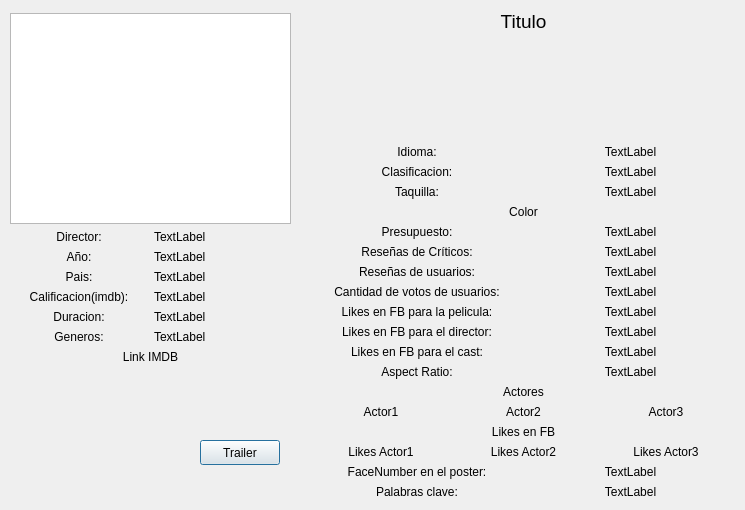
<?xml version="1.0" encoding="UTF-8"?>
<ui version="4.0">
 <class>MoviePreview</class>
 <widget class="QDialog" name="MoviePreview">
  <property name="windowModality">
   <enum>Qt::NonModal</enum>
  </property>
  <property name="geometry">
   <rect>
    <x>0</x>
    <y>0</y>
    <width>745</width>
    <height>510</height>
   </rect>
  </property>
  <property name="minimumSize">
   <size>
    <width>745</width>
    <height>510</height>
   </size>
  </property>
  <property name="maximumSize">
   <size>
    <width>745</width>
    <height>510</height>
   </size>
  </property>
  <property name="windowTitle">
   <string>Dialog</string>
  </property>
  <widget class="QPushButton" name="Trailer">
   <property name="geometry">
    <rect>
     <x>200</x>
     <y>440</y>
     <width>80</width>
     <height>25</height>
    </rect>
   </property>
   <property name="text">
    <string>Trailer</string>
   </property>
  </widget>
  <widget class="QWidget" name="">
   <property name="geometry">
    <rect>
     <x>10</x>
     <y>13</y>
     <width>281</width>
     <height>351</height>
    </rect>
   </property>
   <layout class="QHBoxLayout" name="horizontalLayout_8">
    <item>
     <layout class="QVBoxLayout" name="verticalLayout_6">
      <item>
       <layout class="QVBoxLayout" name="verticalLayout_2">
        <item>
         <layout class="QVBoxLayout" name="verticalLayout">
          <item>
           <widget class="QGraphicsView" name="graphicsView"/>
          </item>
          <item>
           <layout class="QHBoxLayout" name="horizontalLayout">
            <item>
             <widget class="QLabel" name="label_2">
              <property name="text">
               <string>Director:</string>
              </property>
              <property name="alignment">
               <set>Qt::AlignCenter</set>
              </property>
             </widget>
            </item>
            <item>
             <widget class="QLabel" name="T_Director">
              <property name="text">
               <string>TextLabel</string>
              </property>
             </widget>
            </item>
           </layout>
          </item>
         </layout>
        </item>
        <item>
         <layout class="QHBoxLayout" name="horizontalLayout_2">
          <item>
           <widget class="QLabel" name="T_Year">
            <property name="text">
             <string>Año:</string>
            </property>
            <property name="alignment">
             <set>Qt::AlignCenter</set>
            </property>
           </widget>
          </item>
          <item>
           <widget class="QLabel" name="Year">
            <property name="text">
             <string>TextLabel</string>
            </property>
           </widget>
          </item>
         </layout>
        </item>
       </layout>
      </item>
      <item>
       <layout class="QVBoxLayout" name="verticalLayout_5">
        <item>
         <layout class="QVBoxLayout" name="verticalLayout_4">
          <item>
           <layout class="QHBoxLayout" name="horizontalLayout_4">
            <item>
             <widget class="QLabel" name="T_Pais">
              <property name="text">
               <string>Pais:</string>
              </property>
              <property name="alignment">
               <set>Qt::AlignCenter</set>
              </property>
             </widget>
            </item>
            <item>
             <widget class="QLabel" name="Pais">
              <property name="text">
               <string>TextLabel</string>
              </property>
             </widget>
            </item>
           </layout>
          </item>
          <item>
           <layout class="QHBoxLayout" name="horizontalLayout_5">
            <item>
             <widget class="QLabel" name="label">
              <property name="text">
               <string>Calificacion(imdb):</string>
              </property>
              <property name="alignment">
               <set>Qt::AlignCenter</set>
              </property>
             </widget>
            </item>
            <item>
             <widget class="QLabel" name="label_3">
              <property name="text">
               <string>TextLabel</string>
              </property>
             </widget>
            </item>
           </layout>
          </item>
         </layout>
        </item>
        <item>
         <layout class="QVBoxLayout" name="verticalLayout_3">
          <item>
           <layout class="QHBoxLayout" name="horizontalLayout_3">
            <item>
             <widget class="QLabel" name="T_Duracion">
              <property name="text">
               <string>Duracion:</string>
              </property>
              <property name="alignment">
               <set>Qt::AlignCenter</set>
              </property>
             </widget>
            </item>
            <item>
             <widget class="QLabel" name="Duracion">
              <property name="text">
               <string>TextLabel</string>
              </property>
             </widget>
            </item>
           </layout>
          </item>
          <item>
           <layout class="QHBoxLayout" name="horizontalLayout_14">
            <item>
             <widget class="QLabel" name="T_Generos">
              <property name="text">
               <string>Generos:</string>
              </property>
              <property name="alignment">
               <set>Qt::AlignCenter</set>
              </property>
             </widget>
            </item>
            <item>
             <widget class="QLabel" name="Generos">
              <property name="text">
               <string>TextLabel</string>
              </property>
             </widget>
            </item>
           </layout>
          </item>
          <item>
           <widget class="QLabel" name="Link">
            <property name="text">
             <string>Link IMDB</string>
            </property>
            <property name="alignment">
             <set>Qt::AlignCenter</set>
            </property>
           </widget>
          </item>
         </layout>
        </item>
       </layout>
      </item>
     </layout>
    </item>
   </layout>
  </widget>
  <widget class="QWidget" name="">
   <property name="geometry">
    <rect>
     <x>313</x>
     <y>10</y>
     <width>421</width>
     <height>489</height>
    </rect>
   </property>
   <layout class="QVBoxLayout" name="verticalLayout_15">
    <item>
     <widget class="QLabel" name="Titulo">
      <property name="font">
       <font>
        <pointsize>14</pointsize>
       </font>
      </property>
      <property name="text">
       <string>Titulo</string>
      </property>
      <property name="alignment">
       <set>Qt::AlignHCenter|Qt::AlignTop</set>
      </property>
     </widget>
    </item>
    <item>
     <layout class="QVBoxLayout" name="verticalLayout_14">
      <item>
       <layout class="QVBoxLayout" name="verticalLayout_12">
        <item>
         <layout class="QVBoxLayout" name="verticalLayout_8">
          <item>
           <layout class="QVBoxLayout" name="verticalLayout_7">
            <item>
             <layout class="QHBoxLayout" name="horizontalLayout_6">
              <item>
               <widget class="QLabel" name="T_Idioma">
                <property name="text">
                 <string>Idioma:</string>
                </property>
                <property name="alignment">
                 <set>Qt::AlignCenter</set>
                </property>
               </widget>
              </item>
              <item>
               <widget class="QLabel" name="Idioma">
                <property name="text">
                 <string>TextLabel</string>
                </property>
                <property name="alignment">
                 <set>Qt::AlignCenter</set>
                </property>
               </widget>
              </item>
             </layout>
            </item>
            <item>
             <layout class="QHBoxLayout" name="horizontalLayout_19">
              <item>
               <widget class="QLabel" name="T_Clasificacion">
                <property name="text">
                 <string>Clasificacion:</string>
                </property>
                <property name="alignment">
                 <set>Qt::AlignCenter</set>
                </property>
               </widget>
              </item>
              <item>
               <widget class="QLabel" name="Clasificacion">
                <property name="text">
                 <string>TextLabel</string>
                </property>
                <property name="alignment">
                 <set>Qt::AlignCenter</set>
                </property>
               </widget>
              </item>
             </layout>
            </item>
            <item>
             <layout class="QHBoxLayout" name="horizontalLayout_15">
              <item>
               <widget class="QLabel" name="T_Taquilla">
                <property name="text">
                 <string>Taquilla:</string>
                </property>
                <property name="alignment">
                 <set>Qt::AlignCenter</set>
                </property>
               </widget>
              </item>
              <item>
               <widget class="QLabel" name="Taquilla">
                <property name="text">
                 <string>TextLabel</string>
                </property>
                <property name="alignment">
                 <set>Qt::AlignCenter</set>
                </property>
               </widget>
              </item>
             </layout>
            </item>
            <item>
             <widget class="QLabel" name="Color">
              <property name="text">
               <string>Color</string>
              </property>
              <property name="alignment">
               <set>Qt::AlignCenter</set>
              </property>
             </widget>
            </item>
           </layout>
          </item>
          <item>
           <layout class="QHBoxLayout" name="horizontalLayout_20">
            <item>
             <widget class="QLabel" name="T_Presupuesto">
              <property name="text">
               <string>Presupuesto:</string>
              </property>
              <property name="alignment">
               <set>Qt::AlignCenter</set>
              </property>
             </widget>
            </item>
            <item>
             <widget class="QLabel" name="Presupuesto">
              <property name="text">
               <string>TextLabel</string>
              </property>
              <property name="alignment">
               <set>Qt::AlignCenter</set>
              </property>
             </widget>
            </item>
           </layout>
          </item>
          <item>
           <layout class="QHBoxLayout" name="horizontalLayout_13">
            <item>
             <widget class="QLabel" name="T_CriticosRevisaron">
              <property name="text">
               <string>Reseñas de Críticos:</string>
              </property>
              <property name="alignment">
               <set>Qt::AlignCenter</set>
              </property>
             </widget>
            </item>
            <item>
             <widget class="QLabel" name="CriticosRevisaron">
              <property name="text">
               <string>TextLabel</string>
              </property>
              <property name="alignment">
               <set>Qt::AlignCenter</set>
              </property>
             </widget>
            </item>
           </layout>
          </item>
          <item>
           <layout class="QHBoxLayout" name="horizontalLayout_18">
            <item>
             <widget class="QLabel" name="T_ResenasUsers">
              <property name="text">
               <string>Reseñas de usuarios:</string>
              </property>
              <property name="alignment">
               <set>Qt::AlignCenter</set>
              </property>
             </widget>
            </item>
            <item>
             <widget class="QLabel" name="UsersReviews">
              <property name="text">
               <string>TextLabel</string>
              </property>
              <property name="alignment">
               <set>Qt::AlignCenter</set>
              </property>
             </widget>
            </item>
           </layout>
          </item>
          <item>
           <layout class="QHBoxLayout" name="horizontalLayout_16">
            <item>
             <widget class="QLabel" name="T_VotosU">
              <property name="text">
               <string>Cantidad de votos de usuarios:</string>
              </property>
              <property name="alignment">
               <set>Qt::AlignCenter</set>
              </property>
             </widget>
            </item>
            <item>
             <widget class="QLabel" name="VotosUsuarios">
              <property name="text">
               <string>TextLabel</string>
              </property>
              <property name="alignment">
               <set>Qt::AlignCenter</set>
              </property>
             </widget>
            </item>
           </layout>
          </item>
          <item>
           <layout class="QHBoxLayout" name="horizontalLayout_22">
            <item>
             <widget class="QLabel" name="T_LikesPeli">
              <property name="text">
               <string>Likes en FB para la pelicula:</string>
              </property>
              <property name="alignment">
               <set>Qt::AlignCenter</set>
              </property>
             </widget>
            </item>
            <item>
             <widget class="QLabel" name="LikesPelicula">
              <property name="text">
               <string>TextLabel</string>
              </property>
              <property name="alignment">
               <set>Qt::AlignCenter</set>
              </property>
             </widget>
            </item>
           </layout>
          </item>
          <item>
           <layout class="QHBoxLayout" name="horizontalLayout_7">
            <item>
             <widget class="QLabel" name="T_FB_Director">
              <property name="text">
               <string>Likes en FB para el director:</string>
              </property>
              <property name="alignment">
               <set>Qt::AlignCenter</set>
              </property>
             </widget>
            </item>
            <item>
             <widget class="QLabel" name="FB_Like_director">
              <property name="text">
               <string>TextLabel</string>
              </property>
              <property name="alignment">
               <set>Qt::AlignCenter</set>
              </property>
             </widget>
            </item>
           </layout>
          </item>
         </layout>
        </item>
        <item>
         <layout class="QHBoxLayout" name="horizontalLayout_11">
          <item>
           <widget class="QLabel" name="T_Likes_Cast">
            <property name="text">
             <string>Likes en FB para el cast:</string>
            </property>
            <property name="alignment">
             <set>Qt::AlignCenter</set>
            </property>
           </widget>
          </item>
          <item>
           <widget class="QLabel" name="Likes_Cast">
            <property name="text">
             <string>TextLabel</string>
            </property>
            <property name="alignment">
             <set>Qt::AlignCenter</set>
            </property>
           </widget>
          </item>
         </layout>
        </item>
       </layout>
      </item>
      <item>
       <layout class="QVBoxLayout" name="verticalLayout_13">
        <item>
         <layout class="QVBoxLayout" name="verticalLayout_11">
          <item>
           <layout class="QVBoxLayout" name="verticalLayout_10">
            <item>
             <layout class="QHBoxLayout" name="horizontalLayout_21">
              <item>
               <widget class="QLabel" name="T_AspectRatio">
                <property name="text">
                 <string>Aspect Ratio:</string>
                </property>
                <property name="alignment">
                 <set>Qt::AlignCenter</set>
                </property>
               </widget>
              </item>
              <item>
               <widget class="QLabel" name="AspectRatio">
                <property name="text">
                 <string>TextLabel</string>
                </property>
                <property name="alignment">
                 <set>Qt::AlignCenter</set>
                </property>
               </widget>
              </item>
             </layout>
            </item>
            <item>
             <layout class="QVBoxLayout" name="verticalLayout_9">
              <item>
               <widget class="QLabel" name="T_Actores">
                <property name="text">
                 <string>Actores</string>
                </property>
                <property name="alignment">
                 <set>Qt::AlignCenter</set>
                </property>
               </widget>
              </item>
              <item>
               <layout class="QHBoxLayout" name="horizontalLayout_9">
                <item>
                 <widget class="QLabel" name="Actor1">
                  <property name="text">
                   <string>Actor1</string>
                  </property>
                  <property name="alignment">
                   <set>Qt::AlignCenter</set>
                  </property>
                 </widget>
                </item>
                <item>
                 <widget class="QLabel" name="Actor3">
                  <property name="text">
                   <string>Actor2</string>
                  </property>
                  <property name="alignment">
                   <set>Qt::AlignCenter</set>
                  </property>
                 </widget>
                </item>
                <item>
                 <widget class="QLabel" name="Actor2">
                  <property name="text">
                   <string>Actor3</string>
                  </property>
                  <property name="alignment">
                   <set>Qt::AlignCenter</set>
                  </property>
                 </widget>
                </item>
               </layout>
              </item>
             </layout>
            </item>
            <item>
             <widget class="QLabel" name="T_LikesFB">
              <property name="text">
               <string>Likes en FB</string>
              </property>
              <property name="alignment">
               <set>Qt::AlignCenter</set>
              </property>
             </widget>
            </item>
           </layout>
          </item>
          <item>
           <layout class="QHBoxLayout" name="horizontalLayout_10">
            <item>
             <widget class="QLabel" name="Likes_actor2">
              <property name="text">
               <string>Likes Actor1</string>
              </property>
              <property name="alignment">
               <set>Qt::AlignCenter</set>
              </property>
             </widget>
            </item>
            <item>
             <widget class="QLabel" name="Likes_actor1">
              <property name="text">
               <string>Likes Actor2</string>
              </property>
              <property name="alignment">
               <set>Qt::AlignCenter</set>
              </property>
             </widget>
            </item>
            <item>
             <widget class="QLabel" name="Likes_actor3">
              <property name="text">
               <string>Likes Actor3</string>
              </property>
              <property name="alignment">
               <set>Qt::AlignCenter</set>
              </property>
             </widget>
            </item>
           </layout>
          </item>
         </layout>
        </item>
        <item>
         <layout class="QHBoxLayout" name="horizontalLayout_17">
          <item>
           <widget class="QLabel" name="T_Facenumber">
            <property name="text">
             <string>FaceNumber en el poster:</string>
            </property>
            <property name="alignment">
             <set>Qt::AlignCenter</set>
            </property>
           </widget>
          </item>
          <item>
           <widget class="QLabel" name="Facenumber">
            <property name="text">
             <string>TextLabel</string>
            </property>
            <property name="alignment">
             <set>Qt::AlignCenter</set>
            </property>
           </widget>
          </item>
         </layout>
        </item>
        <item>
         <layout class="QHBoxLayout" name="horizontalLayout_12">
          <item>
           <widget class="QLabel" name="T_PClaves">
            <property name="text">
             <string>Palabras clave:</string>
            </property>
            <property name="alignment">
             <set>Qt::AlignCenter</set>
            </property>
           </widget>
          </item>
          <item>
           <widget class="QLabel" name="PalabrasClave">
            <property name="text">
             <string>TextLabel</string>
            </property>
            <property name="alignment">
             <set>Qt::AlignCenter</set>
            </property>
           </widget>
          </item>
         </layout>
        </item>
       </layout>
      </item>
     </layout>
    </item>
   </layout>
  </widget>
 </widget>
 <resources/>
 <connections/>
</ui>
